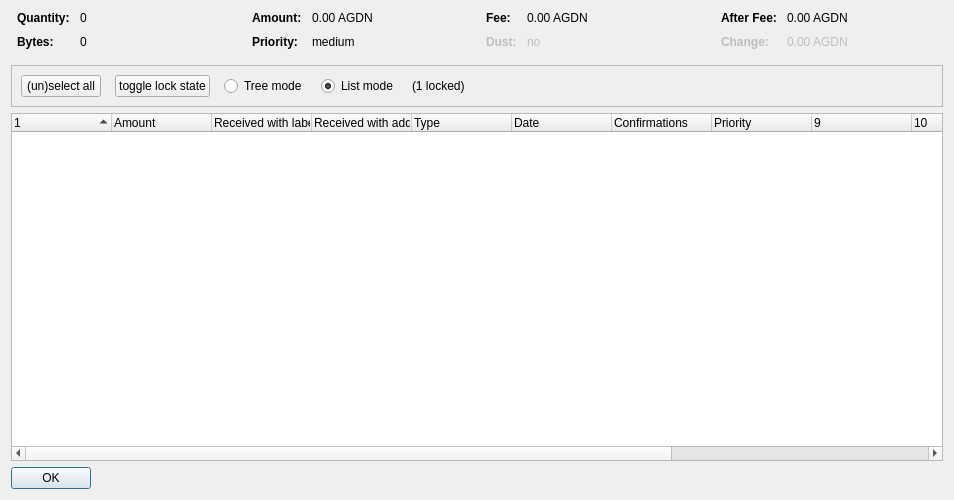
<?xml version="1.0" encoding="UTF-8"?>
<ui version="4.0">
 <class>CoinControlDialog</class>
 <widget class="QDialog" name="CoinControlDialog">
  <property name="geometry">
   <rect>
    <x>0</x>
    <y>0</y>
    <width>954</width>
    <height>500</height>
   </rect>
  </property>
  <property name="windowTitle">
   <string>Coin Selection</string>
  </property>
  <layout class="QVBoxLayout" name="verticalLayout">
   <item>
    <layout class="QHBoxLayout" name="horizontalLayoutTop" stretch="0,0,0,0">
     <property name="topMargin">
      <number>0</number>
     </property>
     <property name="bottomMargin">
      <number>10</number>
     </property>
     <item>
      <layout class="QFormLayout" name="formLayoutCoinControl1">
       <property name="horizontalSpacing">
        <number>10</number>
       </property>
       <property name="verticalSpacing">
        <number>10</number>
       </property>
       <property name="leftMargin">
        <number>6</number>
       </property>
       <property name="rightMargin">
        <number>6</number>
       </property>
       <item row="0" column="0">
        <widget class="QLabel" name="labelCoinControlQuantityText">
         <property name="font">
          <font>
           <weight>75</weight>
           <bold>true</bold>
          </font>
         </property>
         <property name="text">
          <string>Quantity:</string>
         </property>
        </widget>
       </item>
       <item row="0" column="1">
        <widget class="QLabel" name="labelCoinControlQuantity">
         <property name="cursor">
          <cursorShape>IBeamCursor</cursorShape>
         </property>
         <property name="contextMenuPolicy">
          <enum>Qt::ActionsContextMenu</enum>
         </property>
         <property name="text">
          <string notr="true">0</string>
         </property>
         <property name="textInteractionFlags">
          <set>Qt::LinksAccessibleByMouse|Qt::TextSelectableByKeyboard|Qt::TextSelectableByMouse</set>
         </property>
        </widget>
       </item>
       <item row="1" column="0">
        <widget class="QLabel" name="labelCoinControlBytesText">
         <property name="font">
          <font>
           <weight>75</weight>
           <bold>true</bold>
          </font>
         </property>
         <property name="text">
          <string>Bytes:</string>
         </property>
        </widget>
       </item>
       <item row="1" column="1">
        <widget class="QLabel" name="labelCoinControlBytes">
         <property name="cursor">
          <cursorShape>IBeamCursor</cursorShape>
         </property>
         <property name="contextMenuPolicy">
          <enum>Qt::ActionsContextMenu</enum>
         </property>
         <property name="text">
          <string notr="true">0</string>
         </property>
         <property name="textInteractionFlags">
          <set>Qt::LinksAccessibleByMouse|Qt::TextSelectableByKeyboard|Qt::TextSelectableByMouse</set>
         </property>
        </widget>
       </item>
      </layout>
     </item>
     <item>
      <layout class="QFormLayout" name="formLayoutCoinControl2">
       <property name="horizontalSpacing">
        <number>10</number>
       </property>
       <property name="verticalSpacing">
        <number>10</number>
       </property>
       <property name="leftMargin">
        <number>6</number>
       </property>
       <property name="rightMargin">
        <number>6</number>
       </property>
       <item row="0" column="0">
        <widget class="QLabel" name="labelCoinControlAmountText">
         <property name="font">
          <font>
           <weight>75</weight>
           <bold>true</bold>
          </font>
         </property>
         <property name="text">
          <string>Amount:</string>
         </property>
        </widget>
       </item>
       <item row="0" column="1">
        <widget class="QLabel" name="labelCoinControlAmount">
         <property name="cursor">
          <cursorShape>IBeamCursor</cursorShape>
         </property>
         <property name="contextMenuPolicy">
          <enum>Qt::ActionsContextMenu</enum>
         </property>
         <property name="text">
          <string notr="true">0.00 AGDN</string>
         </property>
         <property name="textInteractionFlags">
          <set>Qt::LinksAccessibleByMouse|Qt::TextSelectableByKeyboard|Qt::TextSelectableByMouse</set>
         </property>
        </widget>
       </item>
       <item row="1" column="0">
        <widget class="QLabel" name="labelCoinControlPriorityText">
         <property name="font">
          <font>
           <weight>75</weight>
           <bold>true</bold>
          </font>
         </property>
         <property name="text">
          <string>Priority:</string>
         </property>
        </widget>
       </item>
       <item row="1" column="1">
        <widget class="QLabel" name="labelCoinControlPriority">
         <property name="cursor">
          <cursorShape>IBeamCursor</cursorShape>
         </property>
         <property name="contextMenuPolicy">
          <enum>Qt::ActionsContextMenu</enum>
         </property>
         <property name="text">
          <string>medium</string>
         </property>
         <property name="textInteractionFlags">
          <set>Qt::LinksAccessibleByMouse|Qt::TextSelectableByKeyboard|Qt::TextSelectableByMouse</set>
         </property>
        </widget>
       </item>
      </layout>
     </item>
     <item>
      <layout class="QFormLayout" name="formLayoutCoinControl3">
       <property name="horizontalSpacing">
        <number>10</number>
       </property>
       <property name="verticalSpacing">
        <number>10</number>
       </property>
       <property name="leftMargin">
        <number>6</number>
       </property>
       <property name="rightMargin">
        <number>6</number>
       </property>
       <item row="0" column="0">
        <widget class="QLabel" name="labelCoinControlFeeText">
         <property name="font">
          <font>
           <weight>75</weight>
           <bold>true</bold>
          </font>
         </property>
         <property name="text">
          <string>Fee:</string>
         </property>
        </widget>
       </item>
       <item row="0" column="1">
        <widget class="QLabel" name="labelCoinControlFee">
         <property name="cursor">
          <cursorShape>IBeamCursor</cursorShape>
         </property>
         <property name="contextMenuPolicy">
          <enum>Qt::ActionsContextMenu</enum>
         </property>
         <property name="text">
          <string notr="true">0.00 AGDN</string>
         </property>
         <property name="textInteractionFlags">
          <set>Qt::LinksAccessibleByMouse|Qt::TextSelectableByKeyboard|Qt::TextSelectableByMouse</set>
         </property>
        </widget>
       </item>
       <item row="1" column="0">
        <widget class="QLabel" name="labelCoinControlLowOutputText">
         <property name="enabled">
          <bool>false</bool>
         </property>
         <property name="font">
          <font>
           <weight>75</weight>
           <bold>true</bold>
          </font>
         </property>
         <property name="text">
          <string>Dust:</string>
         </property>
        </widget>
       </item>
       <item row="1" column="1">
        <widget class="QLabel" name="labelCoinControlLowOutput">
         <property name="enabled">
          <bool>false</bool>
         </property>
         <property name="cursor">
          <cursorShape>IBeamCursor</cursorShape>
         </property>
         <property name="contextMenuPolicy">
          <enum>Qt::ActionsContextMenu</enum>
         </property>
         <property name="text">
          <string>no</string>
         </property>
         <property name="textInteractionFlags">
          <set>Qt::LinksAccessibleByMouse|Qt::TextSelectableByKeyboard|Qt::TextSelectableByMouse</set>
         </property>
        </widget>
       </item>
      </layout>
     </item>
     <item>
      <layout class="QFormLayout" name="formLayoutCoinControl4">
       <property name="horizontalSpacing">
        <number>10</number>
       </property>
       <property name="verticalSpacing">
        <number>10</number>
       </property>
       <property name="leftMargin">
        <number>6</number>
       </property>
       <property name="rightMargin">
        <number>6</number>
       </property>
       <item row="0" column="0">
        <widget class="QLabel" name="labelCoinControlAfterFeeText">
         <property name="font">
          <font>
           <weight>75</weight>
           <bold>true</bold>
          </font>
         </property>
         <property name="text">
          <string>After Fee:</string>
         </property>
        </widget>
       </item>
       <item row="0" column="1">
        <widget class="QLabel" name="labelCoinControlAfterFee">
         <property name="cursor">
          <cursorShape>IBeamCursor</cursorShape>
         </property>
         <property name="contextMenuPolicy">
          <enum>Qt::ActionsContextMenu</enum>
         </property>
         <property name="text">
          <string notr="true">0.00 AGDN</string>
         </property>
         <property name="textInteractionFlags">
          <set>Qt::LinksAccessibleByMouse|Qt::TextSelectableByKeyboard|Qt::TextSelectableByMouse</set>
         </property>
        </widget>
       </item>
       <item row="1" column="0">
        <widget class="QLabel" name="labelCoinControlChangeText">
         <property name="enabled">
          <bool>false</bool>
         </property>
         <property name="font">
          <font>
           <weight>75</weight>
           <bold>true</bold>
          </font>
         </property>
         <property name="text">
          <string>Change:</string>
         </property>
        </widget>
       </item>
       <item row="1" column="1">
        <widget class="QLabel" name="labelCoinControlChange">
         <property name="enabled">
          <bool>false</bool>
         </property>
         <property name="cursor">
          <cursorShape>IBeamCursor</cursorShape>
         </property>
         <property name="contextMenuPolicy">
          <enum>Qt::ActionsContextMenu</enum>
         </property>
         <property name="text">
          <string notr="true">0.00 AGDN</string>
         </property>
         <property name="textInteractionFlags">
          <set>Qt::LinksAccessibleByMouse|Qt::TextSelectableByKeyboard|Qt::TextSelectableByMouse</set>
         </property>
        </widget>
       </item>
      </layout>
     </item>
    </layout>
   </item>
   <item>
    <widget class="QFrame" name="frame">
     <property name="minimumSize">
      <size>
       <width>0</width>
       <height>40</height>
      </size>
     </property>
     <property name="frameShape">
      <enum>QFrame::StyledPanel</enum>
     </property>
     <property name="frameShadow">
      <enum>QFrame::Sunken</enum>
     </property>
     <layout class="QHBoxLayout" name="horizontalLayout">
      <item>
       <layout class="QHBoxLayout" name="horizontalLayoutPanel" stretch="0,0,0,0,0,0">
        <property name="spacing">
         <number>14</number>
        </property>
        <item>
         <widget class="QPushButton" name="pushButtonSelectAll">
          <property name="sizePolicy">
           <sizepolicy hsizetype="Maximum" vsizetype="Fixed">
            <horstretch>0</horstretch>
            <verstretch>0</verstretch>
           </sizepolicy>
          </property>
          <property name="text">
           <string>(un)select all</string>
          </property>
          <property name="autoDefault">
           <bool>false</bool>
          </property>
         </widget>
        </item>
        <item>
         <widget class="QPushButton" name="pushButtonToggleLock">
          <property name="sizePolicy">
           <sizepolicy hsizetype="Maximum" vsizetype="Fixed">
            <horstretch>0</horstretch>
            <verstretch>0</verstretch>
           </sizepolicy>
          </property>
          <property name="text">
           <string>toggle lock state</string>
          </property>
          <property name="autoDefault">
           <bool>false</bool>
          </property>
         </widget>
        </item>
        <item>
         <widget class="QRadioButton" name="radioTreeMode">
          <property name="sizePolicy">
           <sizepolicy hsizetype="Maximum" vsizetype="Fixed">
            <horstretch>0</horstretch>
            <verstretch>0</verstretch>
           </sizepolicy>
          </property>
          <property name="text">
           <string>Tree mode</string>
          </property>
         </widget>
        </item>
        <item>
         <widget class="QRadioButton" name="radioListMode">
          <property name="sizePolicy">
           <sizepolicy hsizetype="Maximum" vsizetype="Fixed">
            <horstretch>0</horstretch>
            <verstretch>0</verstretch>
           </sizepolicy>
          </property>
          <property name="text">
           <string>List mode</string>
          </property>
          <property name="checked">
           <bool>true</bool>
          </property>
         </widget>
        </item>
        <item>
         <widget class="QLabel" name="labelLocked">
          <property name="text">
           <string>(1 locked)</string>
          </property>
         </widget>
        </item>
        <item>
         <spacer name="horizontalSpacer">
          <property name="orientation">
           <enum>Qt::Horizontal</enum>
          </property>
          <property name="sizeHint" stdset="0">
           <size>
            <width>40</width>
            <height>20</height>
           </size>
          </property>
         </spacer>
        </item>
       </layout>
      </item>
     </layout>
    </widget>
   </item>
   <item>
    <widget class="CoinControlTreeWidget" name="treeWidget">
     <property name="contextMenuPolicy">
      <enum>Qt::CustomContextMenu</enum>
     </property>
     <property name="sortingEnabled">
      <bool>false</bool>
     </property>
     <property name="columnCount">
      <number>13</number>
     </property>
     <attribute name="headerShowSortIndicator" stdset="0">
      <bool>true</bool>
     </attribute>
     <attribute name="headerStretchLastSection">
      <bool>false</bool>
     </attribute>
     <column>
      <property name="text">
       <string/>
      </property>
     </column>
     <column>
      <property name="text">
       <string>Amount</string>
      </property>
     </column>
     <column>
      <property name="text">
       <string>Received with label</string>
      </property>
     </column>
     <column>
      <property name="text">
       <string>Received with address</string>
      </property>
     </column>
     <column>
      <property name="text">
	<string>Type</string>
      </property>
     </column>
     <column>
      <property name="text">	 
       <string>Date</string>
      </property>
     </column>
     <column>
      <property name="text">
       <string>Confirmations</string>
      </property>
      <property name="toolTip">
       <string>Confirmed</string>
      </property>
     </column>
     <column>
      <property name="text">
       <string>Priority</string>
      </property>
     </column>
     <column>
      <property name="text">
       <string/>
      </property>
     </column>
     <column>
      <property name="text">
       <string/>
      </property>
     </column>
     <column>
      <property name="text">
       <string/>
      </property>
     </column>
     <column>
      <property name="text">
       <string/>
      </property>
     </column>
     <column>
      <property name="text">
       <string/>
      </property>
     </column>
    </widget>
   </item>
   <item>
    <widget class="QDialogButtonBox" name="buttonBox">
     <property name="sizePolicy">
      <sizepolicy hsizetype="Maximum" vsizetype="Fixed">
       <horstretch>0</horstretch>
       <verstretch>0</verstretch>
      </sizepolicy>
     </property>
     <property name="orientation">
      <enum>Qt::Horizontal</enum>
     </property>
     <property name="standardButtons">
      <set>QDialogButtonBox::Ok</set>
     </property>
    </widget>
   </item>
  </layout>
 </widget>
 <customwidgets>
  <customwidget>
   <class>CoinControlTreeWidget</class>
   <extends>QTreeWidget</extends>
   <header>coincontroltreewidget.h</header>
  </customwidget>
 </customwidgets>
 <resources/>
 <connections/>
</ui>
